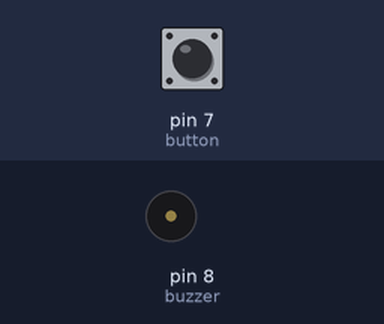
Bench run of a sketch on a simulated Arduino Uno, built with avr-gcc and run on an emulated ATmega328P. On the bench: buzzer (waves = sounding). The inputs (shaded band) are chosen by the test bench; at power-on: pin 7 (button) LOW.

Above: at 1.2 s.
1.3 s: pin 7 (button) pulled HIGH for 0.15 s
At 2.4 s:
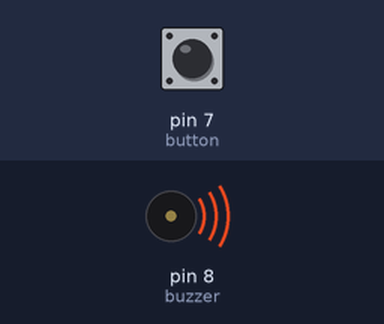
4.4 s: pin 7 (button) pulled HIGH for 1 s
8.4 s: pin 7 (button) pulled HIGH for 3.2 s
Timing chart, 0 to 13.6 s (numbered marks = the images above; inputs shaded):
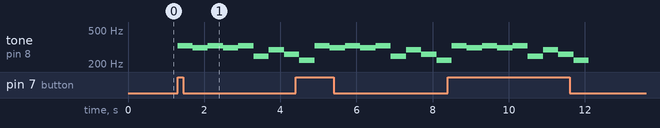

Measured:
- after the input at 1.3 s, tone on pin 8 (buzzer): plays 329 Hz for 0.40 s, 311 Hz for 0.40 s, 329 Hz for 0.40 s, 311 Hz for 0.40 s, 329 Hz for 0.40 s, 246 Hz for 0.40 s … (8 notes in this stretch), starting at once

The sketch:

do-re-mi-fa-with-button.ino
```cpp
int buzzer = 8;
int button = 7;

int running = LOW;

void setup()
{
  pinMode(buzzer, OUTPUT);
  pinMode(button, INPUT);
}

struct Note {
  String name;
  double frequency;
};

Note notes[] = {
  {"DO2", 130.812775},
  {"DO2#", 138.591315},
  {"RE2", 146.832367},
  {"RE2#", 155.563492},
  {"MI2", 164.813766},
  {"FA2", 174.614121},
  {"FA2#", 184.997192},
  {"SOL2", 195.997696},
  {"SOL2#", 207.652344},
  {"LA2", 220},
  {"LA2#", 233.081894},
  {"SI2", 246.941651},
  {"DO3", 261.625519},
  {"DO3#", 277.182648},
  {"RE3", 293.664734},
  {"RE3#", 311.126984},
  {"MI3", 329.627533},
  {"FA3", 349.228241},
  {"FA3#", 369.994385},
  {"SOL3", 391.995392},
  {"SOL3#", 415.304688},
  {"LA3", 440},
  {"LA3#", 466.163788},
  {"SI3", 493.883301},
};

double getNote(String name) {
  for (int i = 0; i < sizeof(notes) / sizeof(notes[0]); i++) {
    if (notes[i].name == name) {
      return notes[i].frequency;
    }
  }
}


String furElise[17] = {
  "MI3",
  "RE3#",
  "MI3",
  "RE3#",
  "MI3",
  "SI2",
  "RE3",
  "DO3",
  "LA2",
  "DO2",
  "MI2",
  "LA2",
  "SI2",
  "MI2",
  "SOL2",
  "SI2",
  "DO3"
};

void play(double note) {
  tone(buzzer, note, 400);
  delay(400);
};

void loop()
{
  running = digitalRead(button);
  if (running == HIGH) {
    for (int i = 0; i < 9; i++) {
      play(getNote(furElise[i]));
    }
  }
};
```
